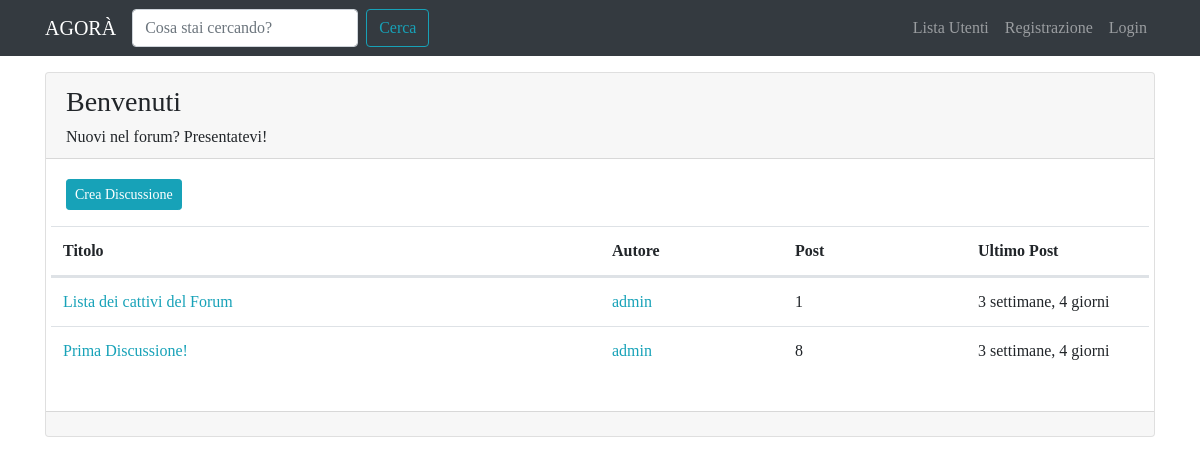
The page /forum/sezione/1 on the database its author committed.
### forum/models.py (models this page shows, shortened)
class Sezione(models.Model):
    nome_sezione = models.CharField(max_length = 80)
    descrizione = models.CharField(max_length = 150, blank=True, null=True)
    logo_sezione = models.ImageField(blank=True, null=True)
    class Meta:
        verbose_name = "sezione"
        verbose_name_plural = "sezioni"

class Discussione(models.Model):
    titolo = models.CharField(max_length=120)
    data_creazione = models.DateTimeField(auto_now_add=True)
    autore_discussione = models.ForeignKey(User, on_delete=models.CASCADE, related_name="discussioni")
    sezione_di_appartenenza = models.ForeignKey(Sezione, on_delete=models.CASCADE)
    def get_absolute_url(self):
        return reverse("discussione_view", kwargs={"pk": self.pk})
    class Meta:
        verbose_name = "discussione"
        verbose_name_plural = "discussioni"

class Post(models.Model):
    autore_post = models.ForeignKey(User, on_delete=models.CASCADE, related_name="posts")
    contenuto = models.TextField()
    data_creazione = models.DateTimeField(auto_now_add=True)
    discussione = models.ForeignKey(Discussione, on_delete=models.CASCADE)
    class Meta:
        verbose_name = "post"
        verbose_name_plural = "posts"

### forum/views.py (the view)
# urls.py: path('sezione/<int:pk>', views.visualizzaSezione, name="sezione_view"),
def visualizzaSezione(request, pk):
    sezione = get_object_or_404(Sezione, pk=pk)
    discussioni_sezione = Discussione.objects.filter(sezione_di_appartenenza=sezione).order_by("-data_creazione")
    context = { "sezione": sezione , "discussioni": discussioni_sezione}
    return render(request, "forum/singola_sezione.html", context)

### forum/templates/forum/singola_sezione.html (shortened to what this page needs)
{% extends 'base.html' %}
{% block content %}
<div class="card my-3">
    <div class="card-header">
        <h3>{{ sezione.nome_sezione }}</h3>
        <h6 class="card-text">{{ sezione.descrizione }}</h6>
    </div>
    <div class="card-body">
        <a class="btn btn-sm btn-info" href="{% url 'crea_discussione' pk=sezione.pk %}">Crea Discussione</a>
        <table class="table mt-3">
            <thead>
                <tr class="row">
                    <th class="col-lg-6 col-4">Titolo</th>
                    <th class="col-lg-2 col-3">Autore</th>
                    <th class="col-lg-2 col-2">Post</th>
                    <th class="col-lg-2 col-3">Ultimo Post</th>
                </tr>
            </thead>
            <tbody>
                {% for discussione in discussioni %}
                <tr class="row">
                    <td class="col-lg-6 col-4"><a href="{{ discussione.get_absolute_url }}">{{ discussione.titolo }}</a></td>
                    <td class="col-lg-2 col-3"><a href="{% url 'user_profile' username=discussione.autore_discussione.username %}">{{ discussione.autore_discussione }}</a></td>
                    <td class="col-lg-2 col-2">{{ discussione.post_set.count }}</td>
                    <td class="col-lg-2 col-3">{{ discussione.post_set.last.data_creazione|timesince }}</td>
                </tr>
                {% endfor %}
            </tbody>
        </table>
    </div>
    <div class="card-footer"></div>
</div>
{% endblock content %}

### static-storage/css/agora.css (style rules this page uses)
body { font-family: 'Slabo 27px', serif; }
a, a:hover { color:#17a2b8 }

### rows shown on the page
Sezione: nome_sezione "Benvenuti", descrizione "Nuovi nel forum? Presentatevi!"
Discussione: titolo "Lista dei cattivi del Forum", autore_discussione "admin", post_set.count "1", post_set.last.data_creazione "3 settimane, 4 giorni"
Discussione: titolo "Prima Discussione!", autore_discussione "admin", post_set.count "8", post_set.last.data_creazione "3 settimane, 4 giorni"
